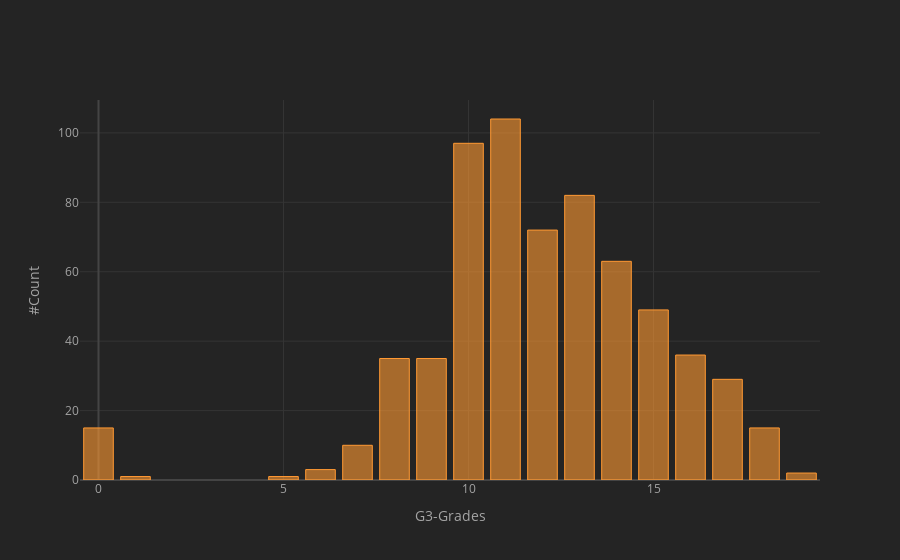

Write notebook code for a chart like this one.
### Code cell
Grades["G3"].value_counts().iplot(kind="bar",xTitle="G3-Grades",yTitle="#Count")

### Figure 1 — Plotly figure (JSON) as saved in the notebook; plotly's stock layout.template omitted (floating-point values rounded to 4 significant figures)
{"data": [{"marker": {"color": "rgba(255, 153, 51, 0.6)", "line": {"color": "rgba(255, 153, 51, 1.0)", "width": 1}}, "name": "G3", "orientation": "v", "text": "", "type": "bar", "x": [11, 10, 13, 12, 14, 15, 16, 9, 8, 17, 18, 0, 7, 6, 19, 1, 5], "y": [104, 97, 82, 72, 63, 49, 36, 35, 35, 29, 15, 15, 10, 3, 2, 1, 1]}], "layout": {"legend": {"bgcolor": "#242424", "font": {"color": "#F4F4F4"}}, "paper_bgcolor": "#242424", "plot_bgcolor": "#242424", "title": {"font": {"color": "#F4F4F4"}}, "xaxis": {"gridcolor": "#343434", "showgrid": true, "tickfont": {"color": "#A4A4A4"}, "title": {"font": {"color": "#A4A4A4"}, "text": "G3-Grades"}, "zerolinecolor": "#444444"}, "yaxis": {"gridcolor": "#343434", "showgrid": true, "tickfont": {"color": "#A4A4A4"}, "title": {"font": {"color": "#A4A4A4"}, "text": "#Count"}, "zerolinecolor": "#444444"}}}
